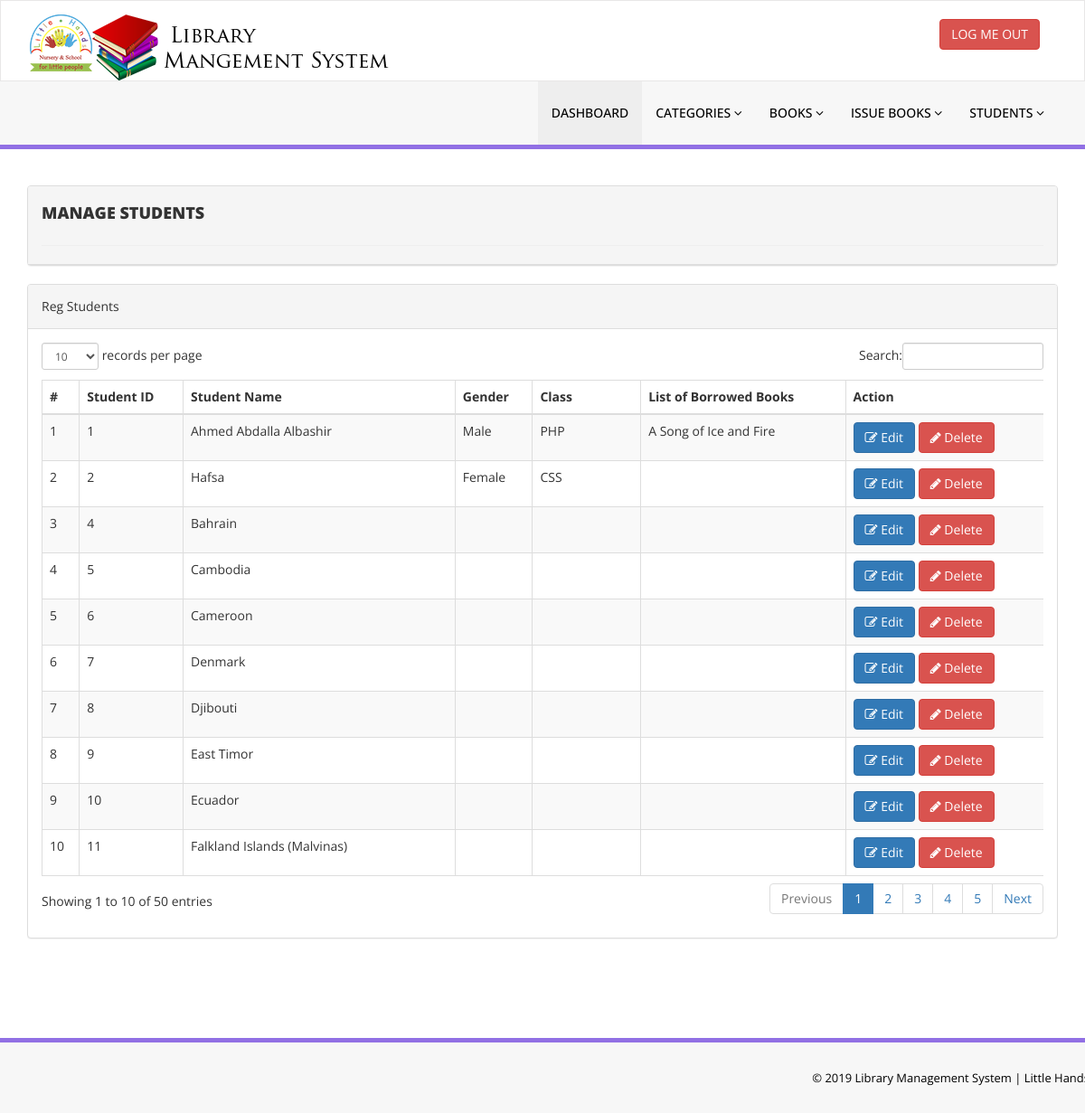
The page /manage-students.php (signed in) on the database its author committed.
### tables this page shows
CREATE TABLE IF NOT EXISTS `students` (
  `studentID` int(11) NOT NULL AUTO_INCREMENT,
  `studentName` varchar(50) NOT NULL,
  `gender` varchar(10) DEFAULT NULL,
  `class` varchar(50) DEFAULT NULL,
  `listOfBorrowedBooks` longtext,
  PRIMARY KEY (`studentID`)
);

### manage-students.php (the view, shortened to what this page needs)
<?php
include('includes/connect.php');
if(strlen($_SESSION['admin_sid'])==0)
    {
header('location:index.php');
}
else{
    ?>
<!DOCTYPE html>
<html xmlns="http://www.w3.org/1999/xhtml">
<head>
    <link href="assets/css/bootstrap.css" rel="stylesheet" />
    <link href="assets/css/font-awesome.css" rel="stylesheet" />
    <link href="assets/js/dataTables/dataTables.bootstrap.css" rel="stylesheet" />
    <link href="assets/css/style.css" rel="stylesheet" />
</head>
<body>
<?php include('includes/header.php');?>
<div class="content-wrapper">
     <div class="container">
       <div class="panel panel-default">
           <div class="panel-heading">
            <h4 class="header-line">Manage Students</h4>
</div>
    </div>
            <div class="row">
                <div class="col-md-12">
                    <div class="panel panel-default">
                        <div class="panel-heading">
                          Reg Students
                        </div>
                        <div class="panel-body">
                            <div class="table-responsive">
                                <table class="table table-striped table-bordered table-hover" id="dataTables-example">
                                    <thead>
                                        <tr>
                                            <th>#</th>
                                            <th>Student ID</th>
                                            <th>Student Name</th>
                                            <th>Gender </th>
                                            <th>Class</th>
                                            <th>List of Borrowed Books</th>
                                            <th>Action</th>
                                        </tr>
                                    </thead>
                                    <tbody>
<?php $sql = "SELECT * from students";
$query = $dbh -> prepare($sql);
$query->execute();
$results=$query->fetchAll(PDO::FETCH_OBJ);
$cnt=1;
if($query->rowCount() > 0)
{
foreach($results as $result)
{               ?>
                                        <tr class="clickable-row" style="cursor:pointer;" data-href='student-details.php?studentID=<?php echo htmlentities($result->studentID);?>'>
                                            <td class="center"><?php echo htmlentities($cnt);?></td>
                                            <td class="center"><?php echo htmlentities($result->studentID);?></td>
                                            <td class="center"><?php echo htmlentities($result->studentName);?></td>
                                            <td class="center"><?php echo htmlentities($result->gender);?></td>
                                            <td class="center"><?php echo htmlentities($result->class);?></td>
                                             <td class="center"><?php echo htmlentities($result->listOfBorrowedBooks);?></td>
                                             <td class="center">
                                             <a href="edit-student.php?studentID=<?php echo htmlentities($result->studentID);?>"><button class="btn btn-primary"><i class="fa fa-edit "></i> Edit</button>
                                           <a href="manage-students.php?del=<?php echo htmlentities($result->studentID);?>" onclick="return confirm('Are you sure you want to delete?');" >  <button class="btn btn-danger"><i class="fa fa-pencil"></i> Delete</button>
                                             </td>
                                        </tr>
 <?php $cnt=$cnt+1;}} ?>
                                    </tbody>
                                </table>
                            </div>
                        </div>
                    </div>
                </div>
            </div>
    </div>
    </div>
  <?php include('includes/footer.php');?>
</body>
</html>
<?php } ?>

### assets/css/style.css (style rules this page uses)
.content-wrapper { margin-top: 40px; min-height:800px; padding-bottom:90px; }
.header-line { font-weight:900; padding-bottom:25px; border-bottom:1px solid #eeeeee; text-transform:uppercase; }

### rows shown on the page
students: studentID "1", studentName "Ahmed Abdalla Albashir", gender "Male", class "PHP", listOfBorrowedBooks "A Song of Ice and Fire"
students: studentID "2", studentName "Hafsa", gender "Female", class "CSS"
students: studentID "4", studentName "Bahrain"
students: studentID "5", studentName "Cambodia"
students: studentID "6", studentName "Cameroon"
students: studentID "7", studentName "Denmark"
students: studentID "8", studentName "Djibouti"
students: studentID "9", studentName "East Timor"
students: studentID "10", studentName "Ecuador"
students: studentID "11", studentName "Falkland Islands (Malvinas)"
